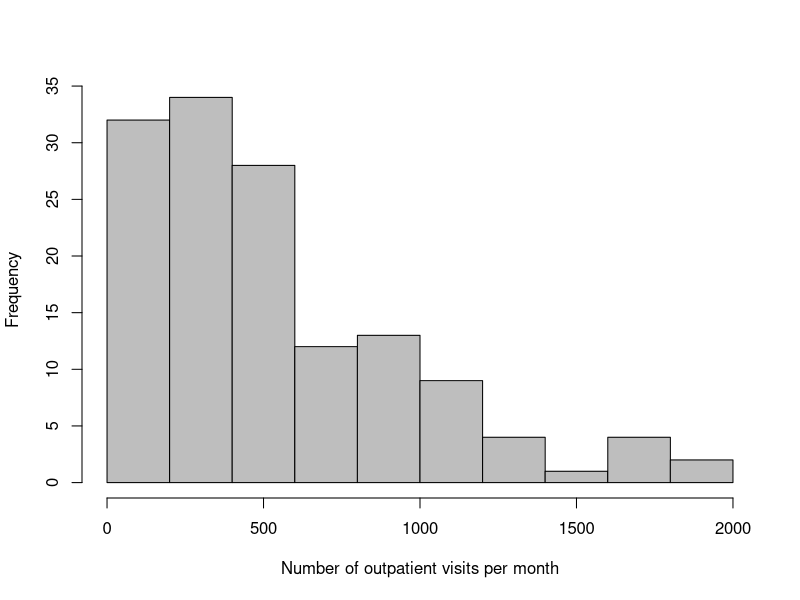
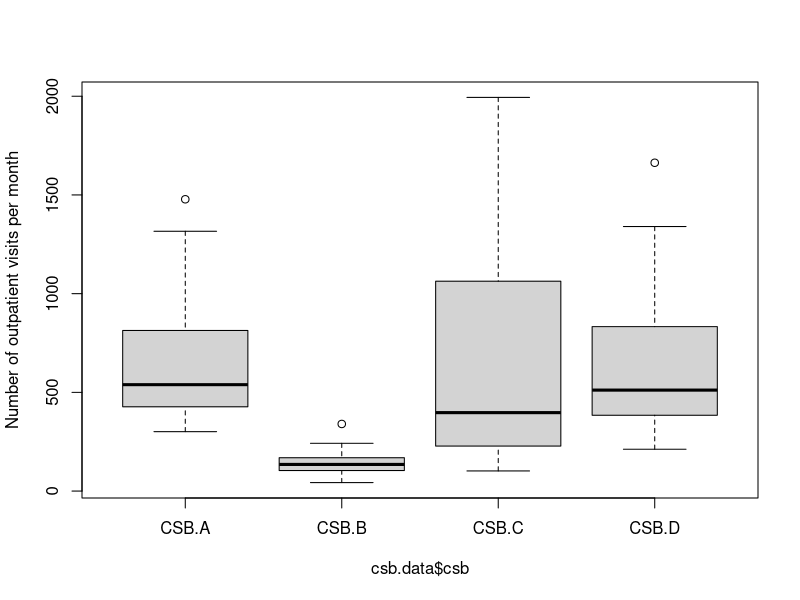
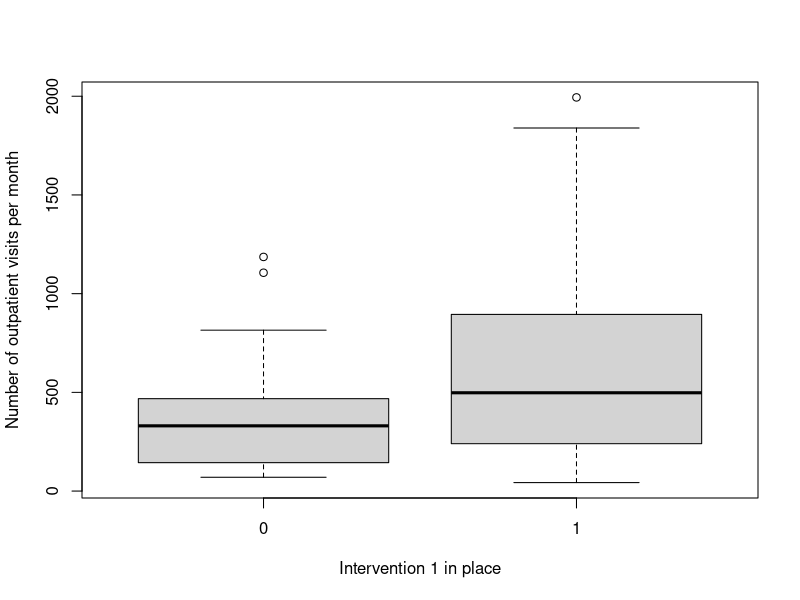
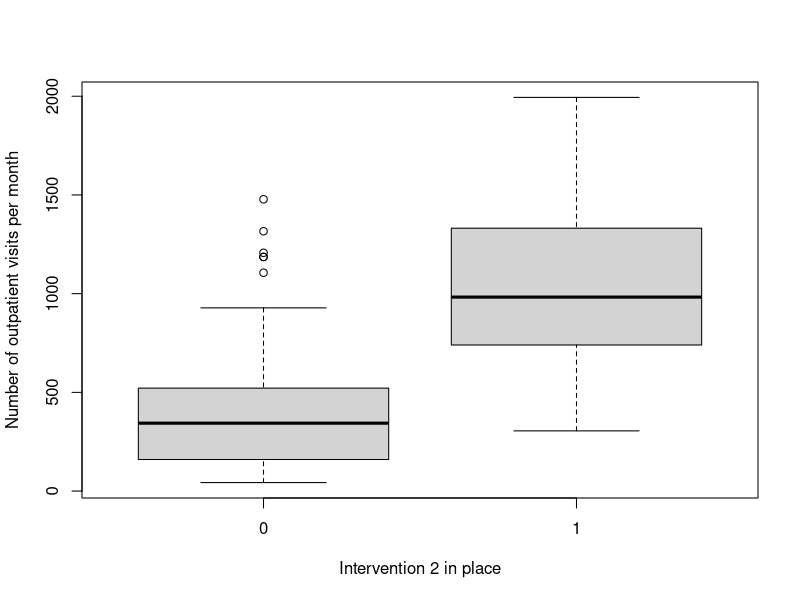
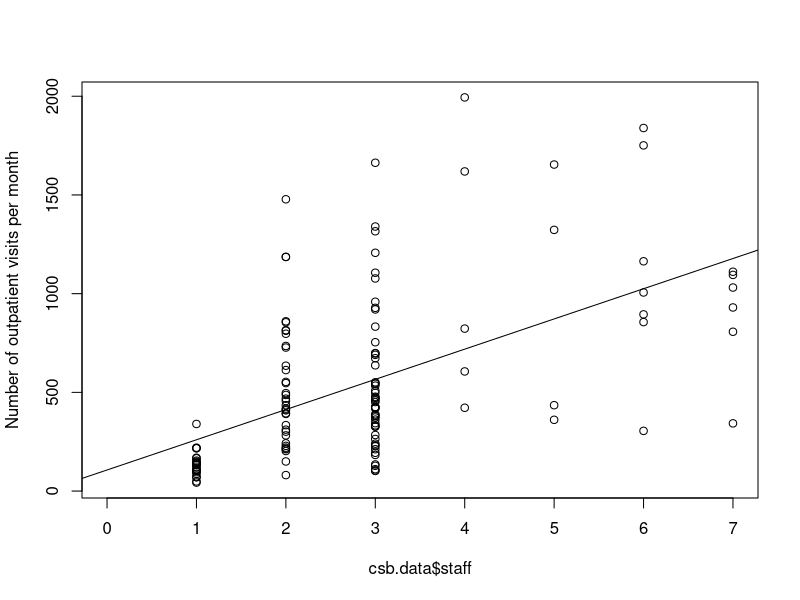
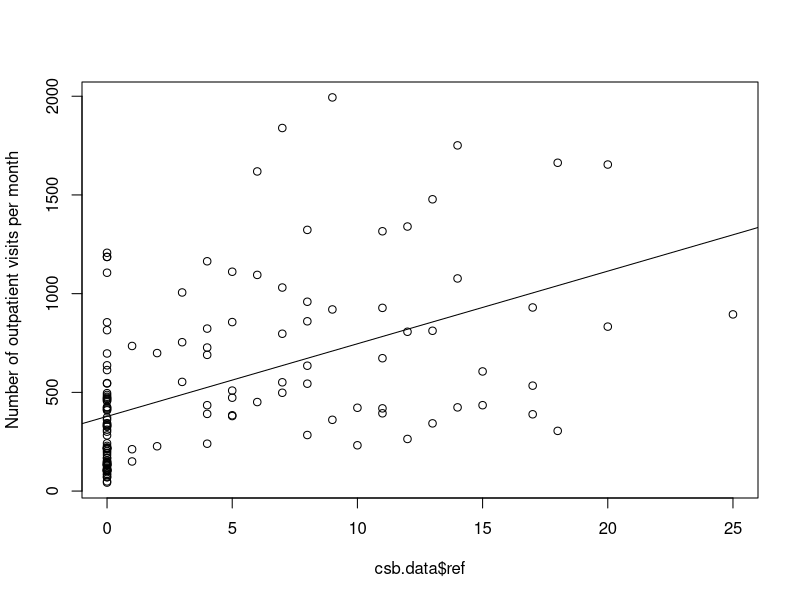
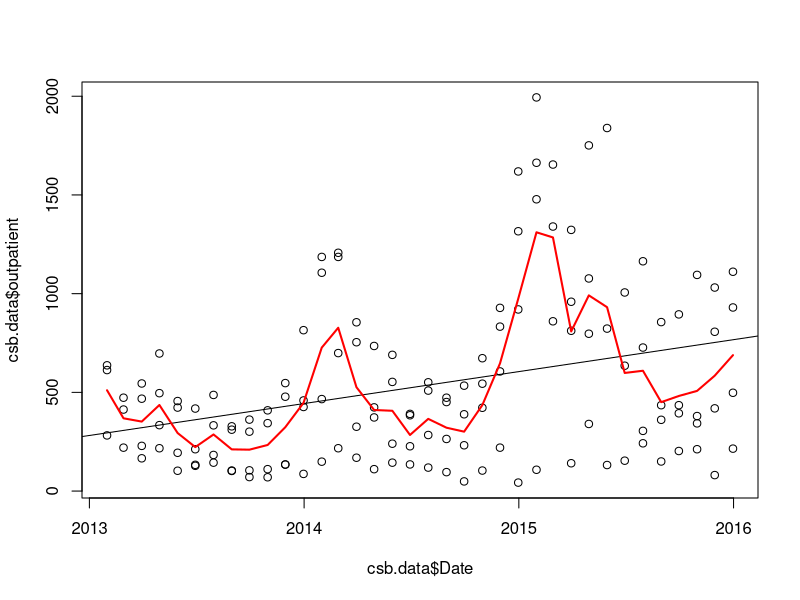
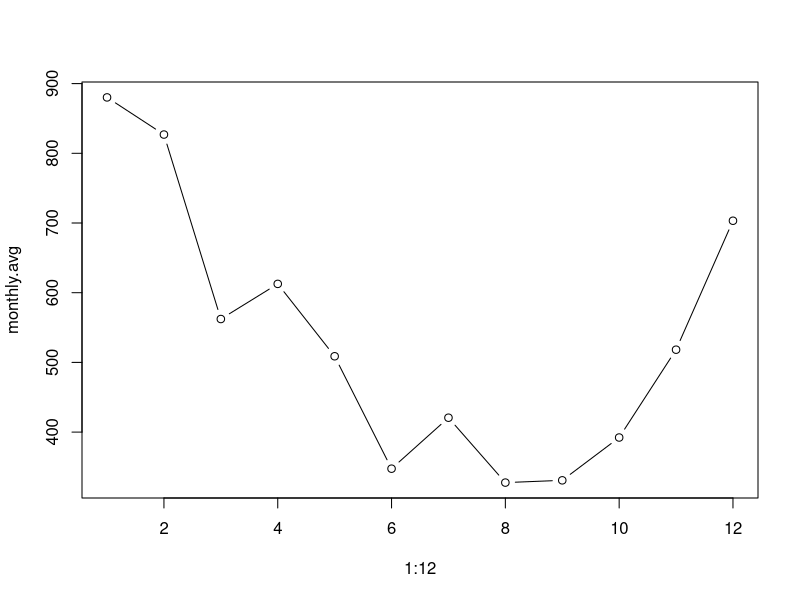

Here is the R script that generated these plots, in order: (Note: this script raises an error after producing the figures.)
# In this tutorial we will learn to use statistical methods to study dynamical systems
# The database we will use are utilization rates from 4 health centers (CSB) during three years.
# 2 CSBs (A,B) have benefited from a user-fee removal intervention since Feb2014, and 2 CSBs (C,D) have
# benefited from 2 user-fee removal interventions, since Feb2014 and Oct2014. We will study the impact
# of each intervention on utilization rates. 
# We include some covariates that could affect utilization rates and bias our estimations: 
# number of staff per month (staff) and number of referals per month (ref), time-dependent variables

# Load data # 
# Write the path of the folder where your database is, and specify database name and extension
setwd('C:/Users/Garchito/Documents/Teaching and courses/E2M2 2020/Statistics mixed models/')
csb.data=read.csv('csb database.csv')
csb.data$Date=as.Date(csb.data$Date)

# Explore the database #
head(csb.data)
dim(csb.data)
names(csb.data)
summary(csb.data)
str(csb.data)

#------------------------------------------------------
# 1. Data exploration: Plots and summary stadistics
#------------------------------------------------------

# Distribution of outcome variable
hist(csb.data$outpatient, col='grey', main='',xlab='Number of outpatient visits per month')

# Outpatient visits for each health center (exploration of association for categorical variables)
boxplot(csb.data$outpatient~csb.data$csb, ylab='Number of outpatient visits per month')

# Outpatient visits after interventions were in place
boxplot(csb.data$outpatient~csb.data$int1, xlab="Intervention 1 in place", ylab='Number of outpatient visits per month')
boxplot(csb.data$outpatient~csb.data$int2, xlab="Intervention 2 in place", ylab='Number of outpatient visits per month')

# Correlation plots (exploration of association for quantitative variables)
plot(csb.data$staff,csb.data$outpatient, ylab='Number of outpatient visits per month')
abline(lm(outpatient~staff, data=csb.data))
plot(csb.data$ref,csb.data$outpatient, ylab='Number of outpatient visits per month')
abline(lm(outpatient~ref, data=csb.data))

#-------------------------------------------------
# 2. Exploratory analyses and graphics over time
#-------------------------------------------------

# Plot trends over time 
plot(csb.data$Date, csb.data$outpatient)
abline(lm(outpatient~Date, data=csb.data))
ts.avg=tapply(csb.data$outpatient, csb.data$Date, mean, na.rm=T)
lines(unique(csb.data$Date), ts.avg, type='l', col='red', lwd=2)

# Create a seasonal variable to better assess trends in our model (otherwise our estimates will be biased)
  # Estimate average number of consultations per month and plot that 
  monthly.avg=tapply(csb.data$outpatient, csb.data$month, mean, na.rm=T)
  plot(1:12, monthly.avg, type='b')
  # It's hard to see the seasonal trend ploting just one year 
  # This would be the equivalent over three years:
  x=rep(1:36) ; y=rep(monthly.avg,3)
  plot(x, y,type='b')
  
  # It seems that there's a clear seasonal effect. We'll construct several seasonal effects 
  # and see which one seems more appropriate. A seasonal effect looks as follows: 
  shift=1
  period=12
  season=sin(2*pi*(csb.data$month-shift)/period)
  # where "shift" is the horizontal shift of the sine function in a X axis and "period"
  # is the number of months it takes for the sine function to be repeated. For instance:
  season1=sin(2*pi*(x-0)/36)
  season2=sin(2*pi*(x-0)/24)
  season3=sin(2*pi*(x-0)/12)
  season4=sin(2*pi*(x-1)/12)
  season5=sin(2*pi*(x-2)/12)
  season6=sin(2*pi*(x-3)/12)
  
  # Plot of seasonal effects with different periods
  par(mfrow=c(2,1))
  plot(x, y,type='b', main="Observations")
  plot(x,season1, type='l', col='red', xlab='Month', ylab='Value',lwd=2, main="Seasonal effect")
  lines(x,season2,col='blue', lwd=2)
  lines(x,season3,col='blue', lwd=2, lty=3)
  
  # Plot of seasonal effects with different horizontal shifts
  par(mfrow=c(2,1))
  plot(x, y,type='b', main="Observations")
  plot(x,season3, type='l', col='red', xlab='Month', ylab='Value',lwd=2, main="Seasonal effect")
  lines(x,season4,col='blue', lwd=2)
  lines(x,season5,col='blue', lwd=2, lty=2)
  lines(x,season6,col='blue', lwd=2, lty=3)
  
  # Based on visual inspection, we select the one that best fits the data:
  par(mfrow=c(2,1))
  plot(x, y,type='b', main="Observations")
  plot(x,sin(2*pi*(x-11)/12),col='blue', lwd=2, type='b', main="Seasonal effect")
  csb.data$season=sin(2*pi*(unique(csb.data$month-11))/12)

#---------------------------
# 4. Fit a linear model 
#---------------------------
  
# Before fitting a linear model we need to think about our outcome variable in order to assess
# which model family to use. Our utilization rates have discrete, non-zero values and look non-normal
par(mfrow=c(1,1))
hist(csb.data$outpatient, col='grey', main='',xlab='Number of outpatient visits per month')

# We thus could think of a poisson model, but let's see if it fulfills the assumptions:
mean(csb.data$outpatient, na.rm=T)
var(csb.data$outpatient, na.rm=T)

# When the variance is higher than the mean, we have overdispersion. A model that deals fine with this
# is called "Negative Binomial".

# The second thing we need to think about is whether all our observations are independent. In the case 
# where we have repeated observations of the same individuals/sites/healthcenters, observations are not independent.
# The values in a site of a certain month (x) are correlated to the values of that site the month before (x-1)
# To deal with this we will use "mixed-effects models". The best package for doing this is called lme4:
library(lme4)

# A mixed-effects model includes 2 components: a "fixed effect", which is common for all individuals/sites (similar to a linear model)
# and a random effect, which is specific of the individual/site. This random effect can be a random intercept or a random slope.

# Let's first construct a univariate model (one variable) to see the basic structure and outcomes of the model
m1=glmer.nb(outpatient~int1+ (1 | csb), data=csb.data)
summary(m1)
# We can look at the random intercept (see how the intercept changes for each CSB)
ranef(m1)

# We'll check a multivariate model that includes number of medical staff and all time-dependent variables 
# (we don't consider a full model for simplicity and lack of sufficient observations). 
m1=glmer.nb(outpatient~ staff+ int1+ int2+ season+ (1 | csb), data=csb.data )
summary(m1)

#--------------------------------------
# 5. Back-transformation of estimates 
#--------------------------------------
# Remember that each family has a certain link to associate the linear predictor with the response variable
# To be able to interpret the results given in the model output, we need to back-transform them
# Let's look at one coefficient and it's 95% confidence intervals
m1tab=summary(m1)$coefficients ; m1tab

intervention1=exp(m1tab[3,1]) ; intervention1
lowerCI=exp(m1tab[3,1]-1.96*m1tab[3,2]) ; lowerCI
upperCI=exp(m1tab[3,1]+1.96*m1tab[3,2]) ; upperCI

intervention2=exp(m1tab[4,1]) ; intervention2
lowerCI=exp(m1tab[4,1]-1.96*m1tab[4,2]) ; lowerCI
upperCI=exp(m1tab[4,1]+1.96*m1tab[4,2]) ; upperCI

#-----------------------
# 6. Check model fit 
#-----------------------
# Let's see how our model predicts utilization patterns
# Overall trends
predictions=exp(predict(m1,csb.data))
ts.pred=tapply(predictions, csb.data$Date, mean, na.rm=T)
plot(csb.data$Date, csb.data$outpatient)
lines(unique(csb.data$Date), ts.avg, col='red', lwd=2)
lines(unique(csb.data$Date), ts.pred, col='blue', lwd=2, lty='dashed')

# For each health center
time.temp=csb.data$Date[!is.na(csb.data$outpatient)]
outcome.var.temp=csb.data$outpatient[!is.na(csb.data$outpatient)]
par(mfrow=c(2,2))
for (i in 1:4){
  x=time.temp[m1@ frame$csb==unique(m1@ frame$csb)[i]]
  y1=outcome.var.temp[m1@ frame$csb==unique(m1@ frame$csb)[i]]
  y2=fitted(m1)[m1@ frame$csb==unique(m1@ frame$csb)[i]]
  
  plot(as.numeric(x),y1,xlab="Time",ylab='Utilization',cex.lab=1.3,cex.axis=1.3,main=unique(m1@ frame$csb)[i], pch=16, col='blue')
  lines(as.numeric(x),y2,lty=2, col='red',lwd=2)
}

#----------------------------
# 6. Check model assumptions 
#----------------------------

# a. Normality of the residuals
par(mfrow=c(1,2))
qqnorm(resid(m1))
qqline(resid(m1))
hist(resid(m1))

# b. Predicted vs Residuals (homogeneity)
par(mfrow=c(1,1))
plot(fitted(m1),resid(m1))
abline(lm(resid(m1)~fitted(m1)), lwd=2, col="red")

# c. Residuals vs Variables (independence)
par(mfrow=c(2,2))
varList=names(m1@ frame)[2:(length(names(m1@frame))-1)]
for (i in 1:length(varList)){
  var=m1@ frame[,1+i]
  plot(var,resid(m1),main=varList[i])
  abline(lm(resid(m1)~var), lwd=2, col="red")
}

# d. Temporal correlation of residuals (independence)
# The autocorrelation function (ACF) evaluates the correlation between the values of time x with the values 
# of time x-1, x-2, x-3, etc. This is called lag, and the residuals shouldn't show correlations at any lags

# We need to prepare a little the database in order to add NAs into the residuals' structure
E= residuals(m1, type="pearson")
I1=!is.na(csb.data$outpatient)
Efull=NA
Efull[I1]=E   # This is done to add NAs in the right place
temp=data.frame(csb.data$csb,Efull) ; colnames(temp)[1]="csb"
# Plot 
par(mfrow=c(2,2))
for (i in 1:4){
  acf(temp[temp$csb==levels(temp$csb)[i],2],main=levels(temp$csb)[i], na.action=na.pass)
}

# After validation of fit and assumptions, we can see that we haven't done yet a great job at predicting
# utilization patterns. The fit is not super accurate, especially for some CSBs, and we can see temporal 
# autocorrelation of residuals among other issues. A way forward would be to include lagged utilization 
# into the model, test for progressive changes in addition to abrupt ones, include other covariates that 
# we may think could bias our estimates, or explore a model with random slopes.  